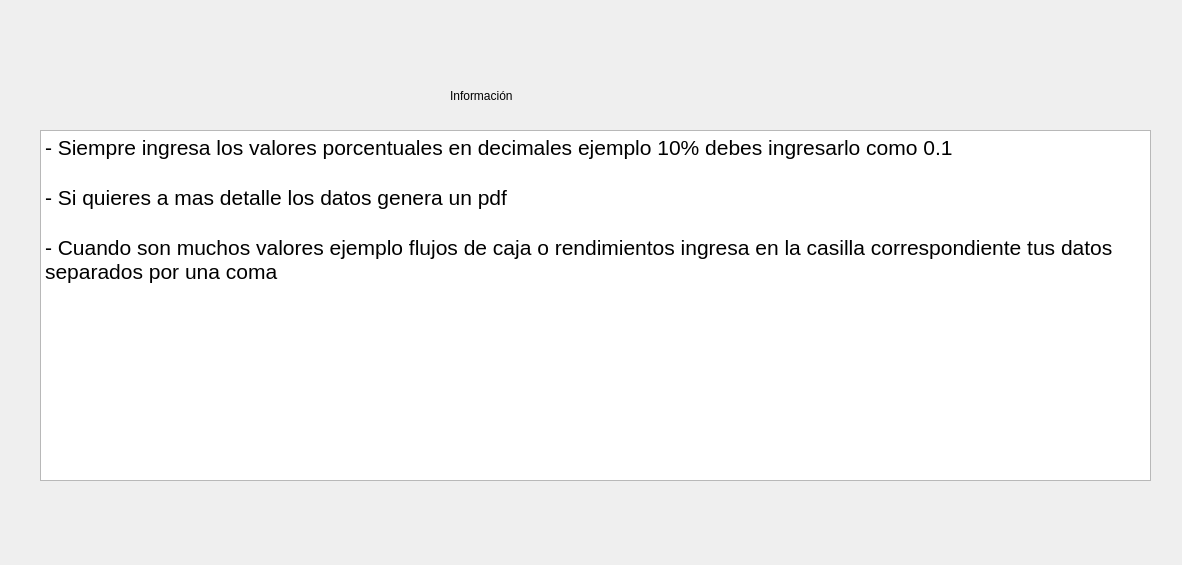
<?xml version="1.0" encoding="UTF-8"?>
<ui version="4.0">
 <class>Dialog</class>
 <widget class="QDialog" name="Dialog">
  <property name="windowModality">
   <enum>Qt::ApplicationModal</enum>
  </property>
  <property name="geometry">
   <rect>
    <x>0</x>
    <y>0</y>
    <width>1182</width>
    <height>565</height>
   </rect>
  </property>
  <property name="windowTitle">
   <string>Información</string>
  </property>
  <property name="styleSheet">
   <string notr="true">font: 16pt &quot;Segoe UI&quot;;</string>
  </property>
  <widget class="QLabel" name="label">
   <property name="geometry">
    <rect>
     <x>450</x>
     <y>80</y>
     <width>241</width>
     <height>31</height>
    </rect>
   </property>
   <property name="styleSheet">
    <string notr="true">font: 700 italic 18pt &quot;Segoe UI&quot;;</string>
   </property>
   <property name="text">
    <string>Información</string>
   </property>
  </widget>
  <widget class="QTextBrowser" name="textBrowser">
   <property name="geometry">
    <rect>
     <x>40</x>
     <y>130</y>
     <width>1111</width>
     <height>351</height>
    </rect>
   </property>
   <property name="html">
    <string>&lt;!DOCTYPE HTML PUBLIC &quot;-//W3C//DTD HTML 4.0//EN&quot; &quot;http://www.w3.org/TR/REC-html40/strict.dtd&quot;&gt;
&lt;html&gt;&lt;head&gt;&lt;meta name=&quot;qrichtext&quot; content=&quot;1&quot; /&gt;&lt;meta charset=&quot;utf-8&quot; /&gt;&lt;style type=&quot;text/css&quot;&gt;
p, li { white-space: pre-wrap; }
hr { height: 1px; border-width: 0; }
li.unchecked::marker { content: &quot;\2610&quot;; }
li.checked::marker { content: &quot;\2612&quot;; }
&lt;/style&gt;&lt;/head&gt;&lt;body style=&quot; font-family:'Segoe UI'; font-size:16pt; font-weight:400; font-style:normal;&quot;&gt;
&lt;p style=&quot; margin-top:0px; margin-bottom:0px; margin-left:0px; margin-right:0px; -qt-block-indent:0; text-indent:0px;&quot;&gt;- Siempre ingresa los valores porcentuales en decimales ejemplo 10% debes ingresarlo como 0.1&lt;/p&gt;
&lt;p style=&quot;-qt-paragraph-type:empty; margin-top:0px; margin-bottom:0px; margin-left:0px; margin-right:0px; -qt-block-indent:0; text-indent:0px;&quot;&gt;&lt;br /&gt;&lt;/p&gt;
&lt;p style=&quot; margin-top:0px; margin-bottom:0px; margin-left:0px; margin-right:0px; -qt-block-indent:0; text-indent:0px;&quot;&gt;- Si quieres a mas detalle los datos genera un pdf&lt;/p&gt;
&lt;p style=&quot;-qt-paragraph-type:empty; margin-top:0px; margin-bottom:0px; margin-left:0px; margin-right:0px; -qt-block-indent:0; text-indent:0px;&quot;&gt;&lt;br /&gt;&lt;/p&gt;
&lt;p style=&quot; margin-top:0px; margin-bottom:0px; margin-left:0px; margin-right:0px; -qt-block-indent:0; text-indent:0px;&quot;&gt;- Cuando son muchos valores ejemplo flujos de caja o rendimientos ingresa en la casilla correspondiente tus datos separados por una coma&lt;/p&gt;&lt;/body&gt;&lt;/html&gt;</string>
   </property>
  </widget>
 </widget>
 <resources/>
 <connections/>
</ui>
